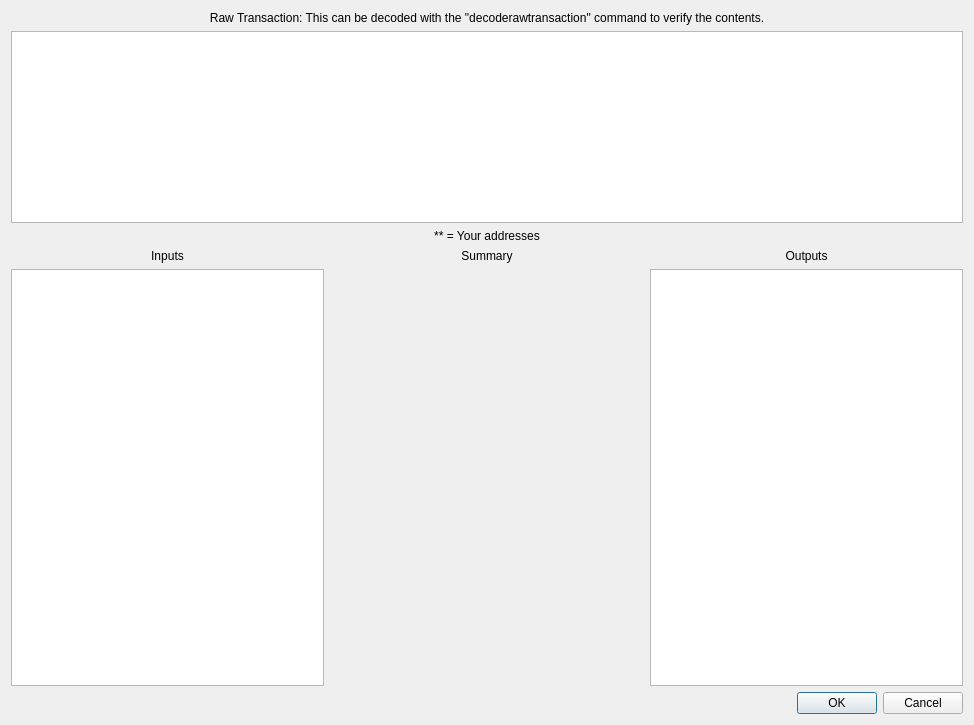
<?xml version="1.0" encoding="UTF-8"?>
<ui version="4.0">
 <class>Dialog</class>
 <widget class="QDialog" name="Dialog">
  <property name="geometry">
   <rect>
    <x>0</x>
    <y>0</y>
    <width>974</width>
    <height>725</height>
   </rect>
  </property>
  <property name="windowTitle">
   <string>Dialog</string>
  </property>
  <layout class="QVBoxLayout" name="verticalLayout">
   <item>
    <widget class="QLabel" name="label">
     <property name="text">
      <string>Raw Transaction: This can be decoded with the &quot;decoderawtransaction&quot; command to verify the contents.</string>
     </property>
     <property name="alignment">
      <set>Qt::AlignCenter</set>
     </property>
    </widget>
   </item>
   <item>
    <widget class="QTextEdit" name="txtRawFinal">
     <property name="sizePolicy">
      <sizepolicy hsizetype="Expanding" vsizetype="Minimum">
       <horstretch>0</horstretch>
       <verstretch>0</verstretch>
      </sizepolicy>
     </property>
     <property name="readOnly">
      <bool>true</bool>
     </property>
    </widget>
   </item>
   <item>
    <widget class="QLabel" name="label">
     <property name="text">
      <string>** = Your addresses</string>
     </property>
     <property name="alignment">
      <set>Qt::AlignCenter</set>
     </property>
    </widget>
   </item>
   <item>
    <layout class="QHBoxLayout" name="horizontalLayout" stretch="1,1,1">
     <item>
      <layout class="QVBoxLayout" name="verticalLayout">
       <item>
        <widget class="QLabel" name="label">
         <property name="text">
          <string>Inputs</string>
         </property>
         <property name="alignment">
          <set>Qt::AlignCenter</set>
         </property>
        </widget>
       </item>
       <item>
        <widget class="QListWidget" name="lstInputs"/>
       </item>
      </layout>
     </item>
     <item>
      <layout class="QVBoxLayout" name="verticalLayout_3" stretch="1,5">
       <item>
        <widget class="QLabel" name="label">
         <property name="text">
          <string>Summary</string>
         </property>
         <property name="alignment">
          <set>Qt::AlignHCenter|Qt::AlignTop</set>
         </property>
        </widget>
       </item>
       <item>
        <widget class="QLabel" name="lblTransactionSummary">
         <property name="alignment">
          <set>Qt::AlignHCenter|Qt::AlignTop</set>
         </property>
        </widget>
       </item>
      </layout>
     </item>
     <item>
      <layout class="QVBoxLayout" name="verticalLayout_2">
       <item>
        <widget class="QLabel" name="label">
         <property name="text">
          <string>Outputs</string>
         </property>
         <property name="alignment">
          <set>Qt::AlignCenter</set>
         </property>
        </widget>
       </item>
       <item>
        <widget class="QListWidget" name="lstOutputs"/>
       </item>
      </layout>
     </item>
    </layout>
   </item>
   <item>
    <widget class="QDialogButtonBox" name="btnDialogButtons">
     <property name="orientation">
      <enum>Qt::Horizontal</enum>
     </property>
     <property name="standardButtons">
      <set>QDialogButtonBox::Cancel|QDialogButtonBox::Ok</set>
     </property>
    </widget>
   </item>
  </layout>
 </widget>
 <resources/>
 <connections>
  <connection>
   <sender>btnDialogButtons</sender>
   <signal>accepted()</signal>
   <receiver>Dialog</receiver>
   <slot>accept()</slot>
   <hints>
    <hint type="sourcelabel">
     <x>248</x>
     <y>254</y>
    </hint>
    <hint type="destinationlabel">
     <x>157</x>
     <y>274</y>
    </hint>
   </hints>
  </connection>
  <connection>
   <sender>btnDialogButtons</sender>
   <signal>rejected()</signal>
   <receiver>Dialog</receiver>
   <slot>reject()</slot>
   <hints>
    <hint type="sourcelabel">
     <x>316</x>
     <y>260</y>
    </hint>
    <hint type="destinationlabel">
     <x>286</x>
     <y>274</y>
    </hint>
   </hints>
  </connection>
 </connections>
</ui>
